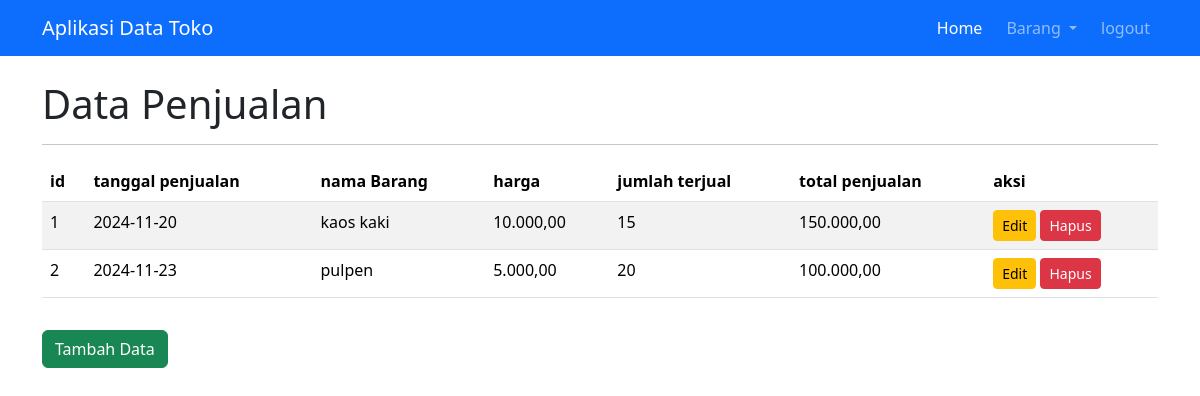
Screenshot of /data.php?modul=penjualan (signed in) with the database file from the repository.
### tables this page shows
CREATE TABLE IF NOT EXISTS `penjualan` (
  `id` int NOT NULL AUTO_INCREMENT,
  `tgl_penjualan` date DEFAULT NULL,
  `nama_barang` varchar(50) DEFAULT NULL,
  `harga` int DEFAULT NULL,
  `jumlah_terjual` int DEFAULT NULL,
  `total_penjualan` int DEFAULT NULL,
  PRIMARY KEY (`id`)
);

### modul/penjualan/index.php (the view, shortened to what this page needs)
<div class="container">
    <h1>Data Penjualan</h1>
    <hr>
    <table class="table table-striped mt-2">
        <thead>
            <tr>
            <th>id</th>
            <th>tanggal penjualan</th>
            <th>nama Barang</th>
            <th>harga</th>
            <th>jumlah terjual</th>
            <th>total penjualan</th>
            <th>aksi</th>
            </tr>
        </thead>
        <tbody>
        <?php
            $query = "SELECT * FROM penjualan";
            $result = $mysqli->query($query);
            if ($result->num_rows > 0) {
                $no = 0;
                while ($row = $result->fetch_assoc()) {
                    $no++;
            ?>
                    <tr>
                    <td><?= $no; ?></td>
                        <td><?= $row['tgl_penjualan']; ?></td>
                        <td><?= htmlspecialchars($row['nama_barang']); ?></td>
                        <td><?= number_format($row['harga'], 2, ',', '.'); ?></td>
                        <td><?= $row['jumlah_terjual']; ?></td>
                        <td><?= number_format($row['total_penjualan'], 2, ',', '.'); ?></td>
                        <td>
                            <a href="<?= 'data.php?modul=edit-data2&id=' . $row['id']; ?>" class="btn btn-warning btn-sm">Edit</a>
                            <a href="<?= 'modul/penjualan/proses.php?action=hapus&id=' . $row['id']; ?>" class="btn btn-danger btn-sm" onclick="return confirm('Yakin ingin menghapus data ini?');">Hapus</a>
                        </td>
                    </tr>
            <?php
                }
            } else {
                echo "<tr><td colspan='6' class='text-center'>Tidak ada data ditemukan.</td></tr>";
            }
            ?>
        </tbody>
    </table>
    <a href="data.php?modul=tambah-data2" class="btn btn-success mt-3">Tambah Data</a>
</div>

### rows the page displays
penjualan: tgl_penjualan "2024-11-20", nama_barang "kaos kaki", harga "10.000,00", jumlah_terjual "15", total_penjualan "150.000,00"
penjualan: tgl_penjualan "2024-11-23", nama_barang "pulpen", harga "5.000,00", jumlah_terjual "20", total_penjualan "100.000,00"
